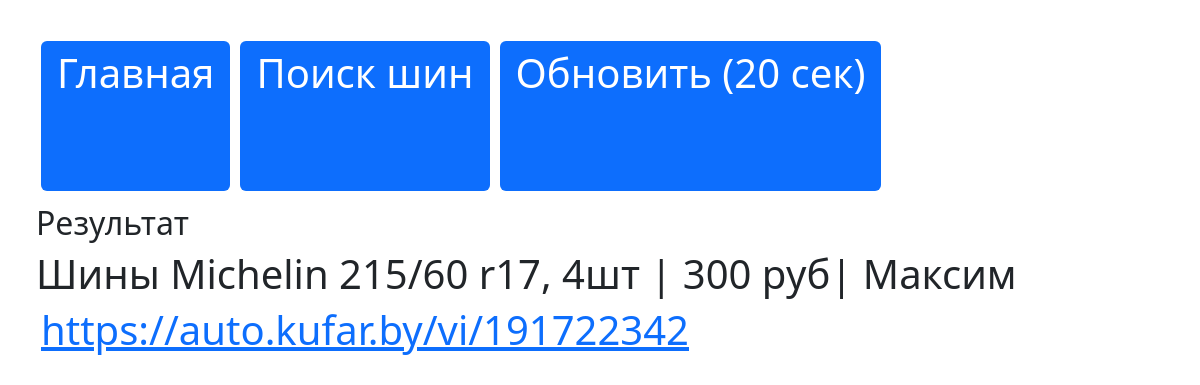
The page /cards/action/105181 on the database its author committed.
### cards/models.py (models this page shows, shortened)
class Shine(models.Model):
    company = models.CharField(max_length=30, blank=True)
    href = models.TextField(max_length=60, blank=True)
    number = models.CharField(max_length=20, null=True)
    shirina = models.CharField(max_length=10, blank=True)
    visota = models.CharField(max_length=10, blank=True)
    diametr = models.CharField(max_length=10, blank=True)
    diametr_d = models.CharField(max_length=10, blank=True)
    price = models.CharField(max_length=10, blank=True)
    short_note = models.CharField(max_length=50, blank=True, null=True)

### cards/views.py (the view)
# urls.py: path('action/<int:pk>', del_card, name="action"),
def del_card(request, pk):
    a = Shine.objects.get(pk=pk)
    if request.method == "GET":
        return render(request, 'cards/action.html', {"a": a})

### cards/templates/cards/action.html (shortened to what this page needs)
{% extends 'cards/base.html' %}
{% block content %}
<h2>Результат</h2>
{% if a %}
    <h1>{{ a.short_note }} | {{ a.price }} руб| {{ a.company }}</h1>
    <h1><a href="{{ a.href }}">{{ a.href }}</a> </h1>
{% endif %}
{% endblock %}

### cards/static/cards/CSS/main.css (style rules this page uses)
body { padding: 3%; }
a { height: 150px; margin: 5px; }
h1 { font-size: 40px; }

### rows shown on the page
Shine: short_note "Шины Michelin 215/60 r17, 4шт", price "300", company "Максим", href "https://auto.kufar.by/vi/191722342"
